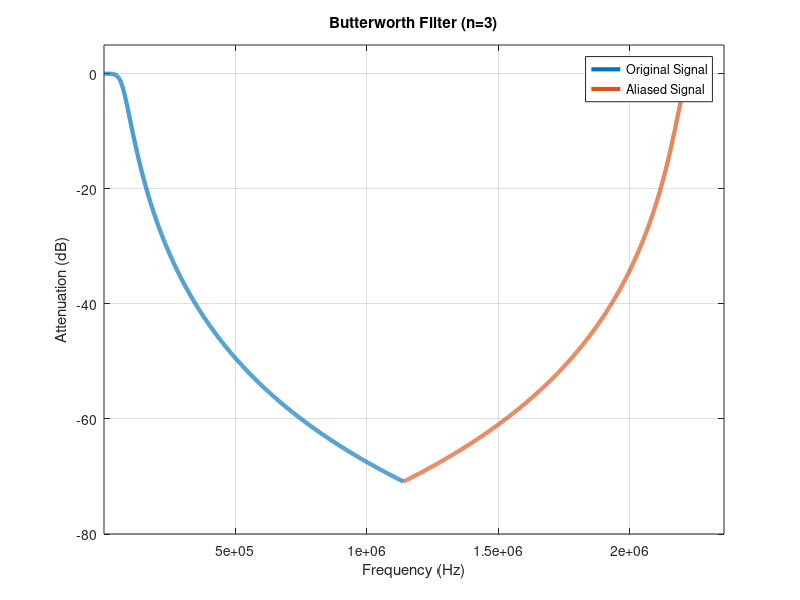
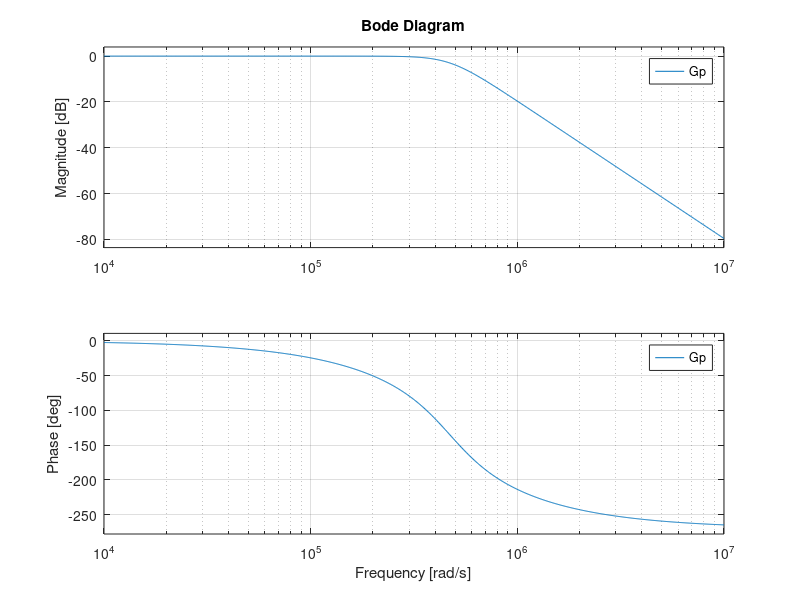

Here is the MATLAB script that generated these plots, in order: (Note: this script raises an error after producing the figures.)
clear
HSE = 25e6 / 3; % HSE from stlink
% pll parameters set using STMMXCube
pll2m = 4;
pll2n = 280;
pll2p = 8;
% frequency of SPI signal (SPI signal runs at one half SPI peripheral clk)
F_spi = HSE / pll2m * pll2n / pll2p / 2;
% time per sample
Ts = 16 / F_spi;
% corner frequency
fc = 75e3;
% fc = 1.1e6;
% order of filter
n = 3;
% calculate continuous time coefficients for low pass butterworth filter
[zb,pb,kb] = butter(n,2*pi*fc,'s');
% Sampling frequency
Fs = 1 / Ts;
% sampling frequency in rad/s
Ws = Fs * 2 * pi;
% nyquist frequency in rad/s
nyquist = Ws / 2;
% calculate transfer function coefficients from zeros/poles form
[bb,ab] = zp2tf(zb,pb,kb);

% radial frequency for plotting
wb = linspace(1, nyquist, 4000);
% magnitude of the filter transfer function
hb = freqs(bb,ab,wb);
% magnitude for the aliased signal
hbHigh = zeros(size(hb));
% radial frequency of aliased signal
wbHigh = zeros(size(wb));
% calculated aliased filter magnitude
for i = 1:length(hb)
    hbHigh(i) = hb(i);
    wbHigh(i) = 2 * nyquist - wb(i);
end

figure
% magnitude plot of un-aliased filter
h = plot(wb/(2*pi),mag2db(abs(hb)));
set(h, 'LineWidth', 3)
hold on
% magnitude plot of aliased filter
h = plot(wbHigh/(2*pi),mag2db(abs(hbHigh)));
set(h, 'LineWidth', 3)
axis([10 (nyquist/pi + 80000) -80 5])
grid
xlabel('Frequency (Hz)')
ylabel('Attenuation (dB)')
title(sprintf('Butterworth Filter (n=%d)', n))
legend('Original Signal', 'Aliased Signal')

% create the transfer function in the s domain
Gp = tf(bb, ab);
% plot the transfer function
figure;
bode(Gp);

% convert the transfer function from s domain to z domain
Gcz = c2d(Gp, Ts, 'tustin');
% set the variable to z^-1
Gcz.variable='z^-1';
% numerator coefficients
cn = Gcz.Numerator{1};
% denominator coefficients
cd = Gcz.Denominator{1};
% print the evaluation statements for copy/paste into c source file
format long

if n == 5
        printStr = strcat("yi[j] = (%.10e) * aRxBuffer[j] + (%.10e) * aRxBuffer[j-1] \\\n", ...
        "+ (%.10e) * aRxBuffer[j-2] + (%.10e) * aRxBuffer[j-3] \\\n", ...
        "+ (%.10e) * aRxBuffer[j-4] + (%.10e) * aRxBuffer[j-5] \\\n", ...
        "- (%.10e) * yi[j-1] - (%.10e) * yi[j-2] \\\n", ...
        "- (%.10e) * yi[j-3] - (%.10e) * yi[j-4] \\\n", ...
        "- (%.10e) * yi[j-5];\n\n");
        fprintf(printStr, cn(1) * 16, cn(2) * 16, cn(3) * 16, cn(4) * 16, ...
            cn(5) * 16, cn(6) * 16, ...
        cd(2), cd(3), cd(4), cd(5), cd(6));
            printStr = strcat("yi[j+1] = (%.10e) * aRxBuffer[j+1] + (%.10e) * aRxBuffer[j] \\\n", ...
        "+ (%.10e) * aRxBuffer[j-1] + (%.10e) * aRxBuffer[j-2] \\\n", ...
        "+ (%.10e) * aRxBuffer[j-3] + (%.10e) * aRxBuffer[j-4] \\\n", ...
        "- (%.10e) * yi[j] - (%.10e) * yi[j-1] \\\n", ...
        "- (%.10e) * yi[j-2] - (%.10e) * yi[j-3] \\\n", ...
        "- (%.10e) * yi[j-4];\n\n");
        fprintf(printStr, cn(1) * 16, cn(2) * 16, cn(3) * 16, cn(4) * 16, ...
            cn(5) * 16, cn(6) * 16, ...
        cd(2), cd(3), cd(4), cd(5), cd(6));
    
    fprintf("aTxBufferMini[i] = (uint16_t)yi[j+1];\n\n");
    
            printStr = strcat("yi[j+2] = (%.10e) * aRxBuffer[j+2] + (%.10e) * aRxBuffer[j+1] \\\n", ...
        "+ (%.10e) * aRxBuffer[j] + (%.10e) * aRxBuffer[j-1] \\\n", ...
        "+ (%.10e) * aRxBuffer[j-2] + (%.10e) * aRxBuffer[j-3] \\\n", ...
        "- (%.10e) * yi[j+1] - (%.10e) * yi[j] \\\n", ...
        "- (%.10e) * yi[j-1] - (%.10e) * yi[j-2] \\\n", ...
        "- (%.10e) * yi[j-3];\n\n");
        fprintf(printStr, cn(1) * 16, cn(2) * 16, cn(3) * 16, cn(4) * 16, ...
            cn(5) * 16, cn(6) * 16, ...
        cd(2), cd(3), cd(4), cd(5), cd(6));
            printStr = strcat("yi[j+3] = (%.10e) * aRxBuffer[j+3] + (%.10e) * aRxBuffer[j+2] \\\n", ...
        "+ (%.10e) * aRxBuffer[j+1] + (%.10e) * aRxBuffer[j] \\\n", ...
        "+ (%.10e) * aRxBuffer[j-1] + (%.10e) * aRxBuffer[j-2] \\\n", ...
        "- (%.10e) * yi[j+2] - (%.10e) * yi[j+1] \\\n", ...
        "- (%.10e) * yi[j] - (%.10e) * yi[j-1] \\\n", ...
        "- (%.10e) * yi[j-2];\n\n");
        fprintf(printStr, cn(1) * 16, cn(2) * 16, cn(3) * 16, cn(4) * 16, ...
            cn(5) * 16, cn(6) * 16, ...
        cd(2), cd(3), cd(4), cd(5), cd(6));
    
    fprintf("aTxBuffer[i] = (uint16_t)yi[j+3];\n");
end

if n == 4
    printStr = strcat("yi[j] = (%.10e) * aRxBuffer[j] + (%.10e) * aRxBuffer[j-1] \\\n", ...
        "+ (%.10e) * aRxBuffer[j-2] + (%.10e) * aRxBuffer[j-3] \\\n", ...
        "+ (%.10e) * aRxBuffer[j-4] \\\n", ...
        "- (%.10e) * yi[j-1] - (%.10e) * yi[j-2] \\\n", ...
        "- (%.10e) * yi[j-3] - (%.10e) * yi[j-4];\n\n");
    fprintf(printStr, cn(1) * 16, cn(2) * 16, cn(3) * 16, cn(4) * 16, cn(5) * 16, ...
        cd(2), cd(3), cd(4), cd(5));
    printStr = strcat("yi[j+1] = (%.10e) * aRxBuffer[j+1] + (%.10e) * aRxBuffer[j] \\\n", ...
        "+ (%.10e) * aRxBuffer[j-1] + (%.10e) * aRxBuffer[j-2] \\\n", ...
        "+ (%.10e) * aRxBuffer[j-3] \\\n", ...
        "- (%.10e) * yi[j] - (%.10e) * yi[j-1] \\\n", ...
        "- (%.10e) * yi[j-2] - (%.10e) * yi[j-3];\n\n");
    fprintf(printStr, cn(1) * 16, cn(2) * 16, cn(3) * 16, cn(4) * 16, cn(5) * 16, ...
        cd(2), cd(3), cd(4), cd(5));
    fprintf("aTxBufferMini[i] = (uint16_t)yi[j+1];\n\n");
    
    printStr = strcat("yi[j+2] = (%.10e) * aRxBuffer[j+2] + (%.10e) * aRxBuffer[j+1] \\\n", ...
        "+ (%.10e) * aRxBuffer[j] + (%.10e) * aRxBuffer[j-1] \\\n", ...
        "+ (%.10e) * aRxBuffer[j-2] \\\n", ...
        "- (%.10e) * yi[j+1] - (%.10e) * yi[j] \\\n", ...
        "- (%.10e) * yi[j-1] - (%.10e) * yi[j-2];\n\n");
    fprintf(printStr, cn(1) * 16, cn(2) * 16, cn(3) * 16, cn(4) * 16, cn(5) * 16, ...
        cd(2), cd(3), cd(4), cd(5));
    printStr = strcat("yi[j+3] = (%.10e) * aRxBuffer[j+3] + (%.10e) * aRxBuffer[j+2] \\\n", ...
        "+ (%.10e) * aRxBuffer[j+1] + (%.10e) * aRxBuffer[j] \\\n", ...
        "+ (%.10e) * aRxBuffer[j-1] \\\n", ...
        "- (%.10e) * yi[j+2] - (%.10e) * yi[j+1] \\\n", ...
        "- (%.10e) * yi[j] - (%.10e) * yi[j-1];\n\n");
    fprintf(printStr, cn(1) * 16, cn(2) * 16, cn(3) * 16, cn(4) * 16, cn(5) * 16, ...
        cd(2), cd(3), cd(4), cd(5));
    fprintf("aTxBuffer[i] = (uint16_t)yi[j+3];\n");
end

if n == 3
    printStr = strcat("yi[j] = (%.16e) * aRxBuffer[j] + (%.16e) * aRxBuffer[j-1] \\\n", ...
        "+ (%.16e) * aRxBuffer[j-2] + (%.16e) * aRxBuffer[j-3] \\\n", ...
        "- (%.16e) * yi[j-1] - (%.16e) * yi[j-2] \\\n", ...
        "- (%.16e) * yi[j-3];\n\n");
    fprintf(printStr, cn(1) * 16, cn(2) * 16, cn(3) * 16, cn(4) * 16,...
        cd(2), cd(3), cd(4));
    printStr = strcat("yi[j+1] = (%.16e) * aRxBuffer[j+1] + (%.16e) * aRxBuffer[j] \\\n", ...
        "+ (%.16e) * aRxBuffer[j-1] + (%.16e) * aRxBuffer[j-2] \\\n", ...
        "- (%.16e) * yi[j] - (%.16e) * yi[j-1] \\\n", ...
        "- (%.16e) * yi[j-2];\n\n");
    fprintf(printStr, cn(1) * 16, cn(2) * 16, cn(3) * 16, cn(4) * 16,...
        cd(2), cd(3), cd(4));
    fprintf("aTxBufferMini[i] = (uint16_t)yi[j+1];\n\n");
    printStr = strcat("yi[j+2] = (%.16e) * aRxBuffer[j+2] + (%.16e) * aRxBuffer[j+1] \\\n", ...
        "+ (%.16e) * aRxBuffer[j] + (%.16e) * aRxBuffer[j-1] \\\n", ...
        "- (%.16e) * yi[j+1] - (%.16e) * yi[j] \\\n", ...
        "- (%.16e) * yi[j-1];\n\n");
    fprintf(printStr, cn(1) * 16, cn(2) * 16, cn(3) * 16, cn(4) * 16,...
        cd(2), cd(3), cd(4));
    printStr = strcat("yi[j+3] = (%.16e) * aRxBuffer[j+3] + (%.16e) * aRxBuffer[j+2] \\\n", ...
        "+ (%.16e) * aRxBuffer[j+1] + (%.16e) * aRxBuffer[j] \\\n", ...
        "- (%.16e) * yi[j+2] - (%.16e) * yi[j+1] \\\n", ...
        "- (%.16e) * yi[j];\n\n");
    fprintf(printStr, cn(1) * 16, cn(2) * 16, cn(3) * 16, cn(4) * 16,...
        cd(2), cd(3), cd(4));
    fprintf("aTxBuffer[i] = (uint16_t)yi[j+3];\n");
end

%%
% fix random number generator
rng(0);
% number of bits to simulate
ADCBits = 12;
% end time of simulation
tEnd = 22786 / Fs;
% time for simulation
t = 0:1/Fs:tEnd;
% period of synthetic signal
tSig = tEnd / 100;
% frequency of synthetic signal
fSig = 1/tSig;
% synthetic signal, sin wave
ySig = (2^(ADCBits - 1) - 1) * sin(2*pi*fSig*t);
% SNR of AD7276 at 100 kHz
snrADC = 72.2;
% apply white noise to signal
yADC = ySig + randn(size(ySig))*std(ySig)/db2mag(snrADC);
% discretize the ADC signal
yDig = round(yADC);
% clip the ADC signal
yDig = max(min(yDig, (2^(ADCBits - 1)) - 1), -(2^(ADCBits - 1)));
% calculate the digital noise, the true signal minus the digitzed signal
digNoise = ySig - yDig;
% calculate SNR
ySNR = snr(ySig,digNoise);
% estimate ENOB
yENOB =  (ySNR - 1.7609)/ 6.0206;
% filter the noise
digNoiseFilt = lsim(Gcz, digNoise, t);
% filter the signal
ySigFilt = lsim(Gcz, ySig, t);
% calculate snr of filtered signals
ySNRFilt = snr(ySigFilt,digNoiseFilt);
% estimate ENOB of filtered signals
yENOBFilt =  (ySNRFilt - 1.7609)/ 6.0206;
% reconstruct the filtered, digitized signal
yDigFilt = ySigFilt + digNoiseFilt;
% remove the filter delay by 9 units
yDigFiltNoDelay = yDigFilt;
yDigFiltNoDelay(1:end - 9) = yDigFilt(10:end);
yDigFiltNoDelay(end-9:end) = 0;
% plot the original signal, digitized signal, and filtered signal with the
% delay removed
figure
plot(t, ySig, 'k', 'LineWidth', 2)
hold on
plot(t, yDig, 'o', 'MarkerSize', 12)
plot(t, yDigFiltNoDelay, 'gx', 'MarkerSize', 12)
hold off
legend('Original Signal', 'ADC Signal', 'Filtered Signal')
